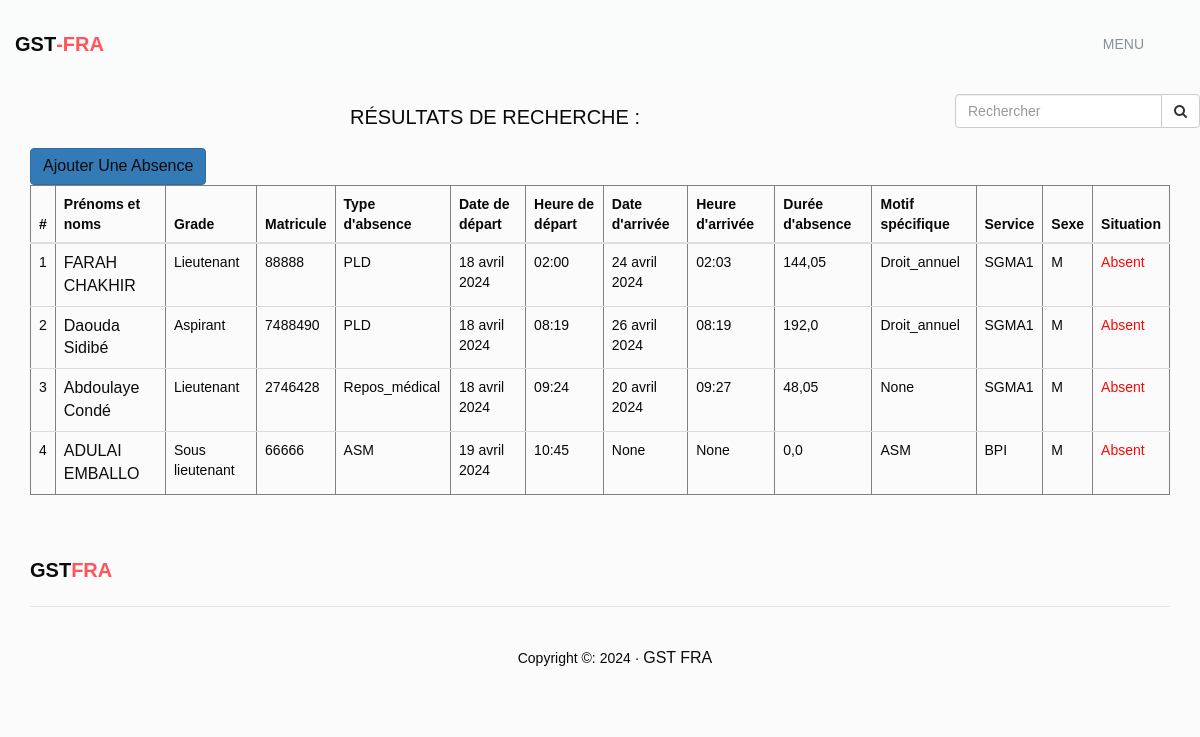
The page /rechercher_absence/ (signed in) on the database its author committed.
### interfaces/models.py (models this page shows, shortened)
class Absence(models.Model):
    TYPE_ABSENCE_CHOICES = (
        ('ASM', 'ASM'),
        ('PLD', 'PLD'),
        ('PCD', 'PCD'),
        ('Repos_médical', 'Repos médical'),
        ('Service_intérieur', 'Service intérieur'),
    )
    MOTIF_PCD_CHOICES = (
        ('Recuperation_de_travail', 'Récupération de travail'),
        ('Recuperation_de_garde', 'Récupération de garde'),
        ('Affaires_administratives', 'Affaires administratives'),
        ('Recuperation_apres_mission', 'Récupération après retour de mission'),
        ('Problemes_sociaux', 'Problèmes sociaux'),
        ('Recuperation_de_permanence', 'Récupération de permanence'),
        ('Preparation_a_la_garde', 'Préparation à la garde'),
    )
    MOTIF_PLD_CHOICES = (
        ('Droit_annuel', 'Droit annuel'),
    )
    MOTIF_SERVICE_INTERIEUR_CHOICES = (
        ('Garde', 'Garde'),
        ('Mission', 'Mission'),
        ('Detache', 'Détaché'),
        ('Cours', 'Cours')
    )
    MOTIF_REPOS_MEDICAL_CHOICES = (
        ('Repos_médical', 'Repos médical'),
        ('PTC','PTC'),
        ('Consultation_médicale', 'Consultation médicale'),
    )
    MOTIF_ASM_CHOICES = (
        ('ASM', 'ASM'),
        ('Retard','Retard')
    )
    STATUT_CHOICES=(
        ('Actuelle','Actuelle'),
        ('Passée','Passée')
    )
    personnel = models.ForeignKey('MembrePersonnel', on_delete=models.CASCADE)
    type_absence = models.CharField(max_length=250, choices=TYPE_ABSENCE_CHOICES, default='ASM')
    date_depart = models.DateField(null=True)
    heure_depart = models.TimeField(null=True)
    date_arrivee = models.DateField(blank=True, null=True)
    heure_arrivee = models.TimeField(blank=True, null=True)
    duree_absence = models.FloatField(default=0.0)
    motif_pcd = models.CharField(max_length=50, choices=MOTIF_PCD_CHOICES, null=True, blank=True)
    motif_pld = models.CharField(max_length=50, choices=MOTIF_PLD_CHOICES, null=True, blank=True)
    motif_asm = models.CharField(max_length=50, choices=MOTIF_ASM_CHOICES, null=True, blank=True)
    motif_repos_medical = models.CharField(max_length=50, choices=MOTIF_REPOS_MEDICAL_CHOICES, null=True, blank=True, default='Repos_médical')
    motif_service_interieur = models.CharField(max_length=50, choices=MOTIF_SERVICE_INTERIEUR_CHOICES, null=True, blank=True)
    statut=models.CharField(max_length=30, default='Passée', choices=STATUT_CHOICES, verbose_name="Statut")
    def get_motif_specific(self):
        if self.type_absence == 'PCD':
            return self.motif_pcd
        elif self.type_absence == 'PLD':
            return self.motif_pld
        elif self.type_absence == 'ASM':
            return self.motif_asm
        elif self.type_absence == 'Repos_médical':
            return self.motif_repos_medical
        elif self.type_absence == 'Service_intérieur':
            return self.motif_service_interieur
        return None  # Retourne None si aucun type d'absence ne correspond

### interfaces/autre_models.py (models this page shows, shortened)
class MembrePersonnel(models.Model):
    SEXE_CHOICES = (
        ('M', 'Masculin'),
        ('F', 'Féminin'),
    )
    GRADE_CHOICES = (
        ('Soldat deuxieme classe','Soldat deuxième classe'),
        ('Soldat première classe','Soldat prémière classe'),
        ('Caporal','Caporal'),
        ('Caporal chef','Caporal chef'),
        ('Sergent', 'Sergent'),
        ('Sergent chef','Sergent Chef'),
        ('Adjudant','Adjudant'),
        ('Adjudant chef','Adjudant chef'),
        ('Aspirant','Aspirant'),
        ('Sous lieutenant','Sous lieutenant'),
        ('Lieutenant','Lieutenant'),
        ('Capitaine','Capitaine'),
        ('Commandant','Commandant'),
        ('Lieutenant colonel','Lieutenant colonel'),
        ('Colonel','Colonel'),
        ('Colonel major','Colonel major'),
        ('Géneral de brigade aerienne','Géneral de brigade aerienne'),
        ('Géneral de division','Géneral de division'),
        ("Géneral de corps d'armée", "Géneral de corps d'armée"),
        ("Géneral d'armée","Géneral d'armée")
    )
    SERVICE_CHOICES = (
        ('SGMA1','SGMA1'),
        ('SGMA2','SGMA2'),
        ('SGMA3','SGMA3'),
        ('SGAS','SGAS'),
        ('SGMMR','SGMMR'),
        ('SGRT','SGRT'),
        ('BCT','BCT'),
        ('BST','BST'),
        ('BPI','BPI'),
        ('BTD','BTD'),
        ('Secretariat','Secretariat'),
        ('Comptabilité','Comptabilité'),
        ('Fourier','Fourier'),
    )
    STATUT_CHOICES=(
        ('Présent','Présent'),
        ('Absent','Absent')
    )
    nom = models.CharField(max_length=100, verbose_name="Nom")
    prenom = models.CharField(max_length=100, verbose_name="Prénom")
    naissance = models.DateField(verbose_name="Date de naissance")
    sexe = models.CharField(max_length=1, choices=SEXE_CHOICES, verbose_name="Sexe")
    matricule = models.CharField(primary_key=True, max_length=50, verbose_name="Matricule")
    grade = models.CharField(max_length=30, choices=GRADE_CHOICES, verbose_name="Grade")
    service = models.CharField(max_length=20, choices=SERVICE_CHOICES, verbose_name="Service")
    numero = models.IntegerField(verbose_name="Numéro de téléphone")
    email = models.EmailField(verbose_name="Email")
    photo = models.ImageField(upload_to='photos/', verbose_name="Photo")
    statut=models.CharField(max_length=30, default='Présent', choices=STATUT_CHOICES, verbose_name="Statut")

### interfaces/views.py (the view)
# urls.py: path('rechercher_absence/', views.rechercher_absence, name='rechercher_absence'),
@login_required
def rechercher_absence(request):
    search = request.GET.get('search', '').strip()
    absences_actuelles = Absence.objects.filter(statut='Actuelle')
    if search:
        les_absences = absences_actuelles.filter(
            Q(personnel__nom__icontains=search) |
            Q(personnel__prenom__icontains=search) |
            Q(personnel__grade__icontains=search) |
            Q(personnel__matricule__icontains=search) |
            Q(personnel__service__icontains=search) |
            Q(type_absence__icontains=search) |
            Q(motif_pcd__icontains=search) |
            Q(motif_pld__icontains=search) |
            Q(motif_asm__icontains=search) |
            Q(motif_service_interieur__icontains=search) |
            Q(motif_repos_medical__icontains=search)
        )
    else:
        les_absences = absences_actuelles
    context = {
        'les_absences': les_absences,
    }
    return render(request, 'pages/rechercher_absence.html', context)

### interfaces/templates/pages/rechercher_absence.html (shortened to what this page needs)
{% extends "bases/index.html" %}
{% block content %}
{% include "bases/rechercher_absence.html" %}
<div class="container">
    <h1>Résultats de recherche : </h1>
    <button type="button" class="btn btn-primary text-right">
        <a href="{% url 'interfaces:ajouter_absence' %}" class="text-white">Ajouter une absence</a>
    </button>
    <table class="table table-dark table-hover" border="1">
        <thead>
            <tr>
                <th scope="col">#</th>
                <th scope="col">Prénoms et noms</th>
                <th scope="col">Grade</th>
                <th scope="col">Matricule</th>
                <th scope="col">Type d'absence</th>
                <th scope="col">Date de départ</th>
                <th scope="col">Heure de départ</th>
                <th scope="col">Date d'arrivée</th>
                <th scope="col">Heure d'arrivée</th>
                <th scope="col">Durée d'absence</th>
                <th scope="col">Motif spécifique</th>
                <th scope="col">Service</th>
                <th scope="col">Sexe</th>
                <th scope="col">Situation</th>
            </tr>
        </thead>
        <tbody>
            {% for absence in les_absences %}
                <tr>
                    <td>{{ forloop.counter }}</td>
                    <td>
                        <a href="{% url 'interfaces:absences_personnel' absence.personnel.matricule %}" class="lien-membre_personnel" data-nom="{{ absence.personnel.nom }}" data-prenom="{{ absence.personnel.prenom }}" data-id="{{ absence.personnel.matricule }}">
                            {{ absence.personnel.prenom }} {{ absence.personnel.nom }}
                        </a>
                    </td>
                    <td>{{ absence.personnel.grade }}</td>
                    <td>{{ absence.personnel.matricule }}</td>
                    <td>{{ absence.type_absence }}</td>
                    <td>{{ absence.date_depart }}</td>
                    <td>{{ absence.heure_depart }}</td>
                    <td>{{ absence.date_arrivee }}</td>
                    <td>{{ absence.heure_arrivee }}</td>
                    <td>{{ absence.duree_absence }}</td>
                    <td>{{ absence.get_motif_specific }}</td>
                    <td>{{ absence.personnel.service }}</td>
                    <td>{{ absence.personnel.sexe }}</td>
                    <td class="{% if absence.personnel.statut == 'Absent' %}text-danger{% else %}text-black{% endif %}">
                        {{ absence.personnel.statut }}
                    </td>
                </tr>
            {% endfor %}
        </tbody>
    </table>
</div>
{% endblock content %}

### templates/bases/index.html (shortened to what this page needs)
<!doctype html>
<html class="no-js" lang="en">
	{% load static %}
    <head>
    </head>
	<body>
		{% block header %}
			{% include "bases/header.html" %}
		{% endblock header %}
		{% block content %}
		{% endblock content %}
		{% block footer %}
			{% include "bases/footer.html" %}
		{% endblock footer %}
		{% block stylesheet %}
			<link rel="stylesheet" href="{% static 'assets/css/font-awesome.min.css'%}">
			<link rel="stylesheet" href="{% static 'assets/css/linearicons.css'%}">
			<link rel="stylesheet" href="{% static 'assets/css/animate.css'%}">
			<link rel="stylesheet" href="{% static 'assets/css/flaticon.css'%}">
			<link rel="stylesheet" href="{% static 'assets/css/slick.css'%}">
			<link rel="stylesheet" href="{% static 'assets/css/slick-theme.css'%}">
			<link rel="stylesheet" href="{% static 'assets/css/bootstrap.min.css'%}">
			<link rel="stylesheet" href="{% static 'assets/css/bootsnav.css'%}">
			<link rel="stylesheet" href="{% static 'assets/css/style.css'%}">
			<link rel="stylesheet" href="{% static 'assets/css/responsive.css' %}">
		{% endblock stylesheet %}
    </body>
</html>

### templates/bases/header.html (shortened to what this page needs)
<section class="top-area">
    <div class="header-area">
        <nav class="navbar navbar-default bootsnav navbar-sticky navbar-scrollspy" data-minus-value-desktop="70" data-minus-value-mobile="55" data-speed="1000">
            <div class="container">
                <div class="navbar-header">
                    <a class="navbar-brand" href="{% url 'interfaces:accueil' %}">GST<span>-FRA</span></a>
                </div>
                {% if request.user.is_authenticated %}
                    <div class="collapse navbar-collapse menu-ui-design" id="navbar-menu">
                        <ul class="nav navbar-nav navbar-right" data-in="fadeInDown" data-out="fadeOutUp">
                            <li class="nav-item dropdown">
                                <a class="nav-link dropdown-toggle" href="#" id="navbarDropdownMenuLink" role="button" data-bs-toggle="dropdown" aria-expanded="false">
                                    Menu
                                </a>
                            </li>
                        </ul>
                    </div>
                {% endif %}
            </div>
        </nav>
    </div>
</section>

### templates/bases/rechercher_absence.html
<form   action='{% url "interfaces:rechercher_absence" %}' class="navbar-form navbar-right d-flex" role="search">
    <div class="input-group">
        <input type="search" class="form-control" placeholder="Rechercher" name="search">
        <span class="input-group-btn">
            <button class="btn btn-default" type="submit"><i class="fa fa-search"></i></button>
        </span>
    </div>
</form>

### templates/bases/footer.html (shortened to what this page needs)
<footer id="footer"  class="footer">
    <div class="container">
        <div class="footer-menu">
               <div class="row">
                   <div class="col-sm-3">
                        <div class="navbar-header">
                        <a class="navbar-brand" href="{% url 'interfaces:accueil'%}">GST<span>FRA</span></a>
                    </div>
                </div>
           </div>
        </div>
        <div class="hm-footer-copyright">
            <div class="row">
                <div class="col-sm-5">
                    <p>
                        <div class='container text-center'>
                            Copyright &copy: {% now "Y" %} &middot <a href="{% url 'interfaces:accueil' %}">GST FRA</a>
                        </div>
                    </p>
                </div>
            </div>
        </div>
    </div>
</footer>

### static/assets/css/bootsnav.css (style rules this page uses)
nav.bootsnav .container { position: relative; }
nav.navbar.bootsnav { margin-bottom: 0; -moz-border-radius: 0px; -webkit-border-radius: 0px; -o-border-radius: 0px; border-radius: 0px; background-color: #fff; border: none; border-bottom: solid 1px #e0e0e0; z-index: 9; }
nav.navbar.bootsnav ul.nav > li > a { color: #6f6f6f; background-color: transparent; outline: none; margin-bottom: -2px; }
body { -webkit-transition: all 0.3s ease-in-out; -moz-transition: all 0.3s ease-in-out; -o-transition: all 0.3s ease-in-out; -ms-transition: all 0.3s ease-in-out; transition: all 0.3s ease-in-out; }
.wrap-sticky nav.navbar.bootsnav { position: absolute; width: 100%; left: 0; top: 0; }
@media (min-width: 1024px) { nav.navbar.bootsnav ul.nav > li > a { padding: 30px 15px; font-weight: 600; } }
@media (min-width: 1024px) { nav.navbar.bootsnav ul.nav > li.dropdown > a.dropdown-toggle:after { font-family: 'FontAwesome'; content: "\f0d7"; margin-left: 5px; margin-top: 2px; } }

### static/assets/css/style.css (style rules this page uses)
* { padding: 0; margin: 0; }
* { -webkit-box-sizing:border-box; -moz-box-sizing:border-box; -o-box-sizing:border-box; -ms-box-sizing:border-box; box-sizing:border-box; }
body { font-family: sans-serif; font-size:14px; color:#070707; text-transform:initial; max-width:1920px; margin:0 auto; overflow-x:hidden; background-color: #fbfbfb; }
a,a:hover,a:active,a:focus { display:inline-block; text-decoration:none; color: #0c0c0c; font-size:16px; padding:0; font-weight: 500; text-transform: capitalize; }
h1,h2,h3,h4,h5,h6 { margin: 0; color:#080909; font-size: 20px; font-weight: 500; text-transform: uppercase; text-align: center; margin: 20px; }
p { margin: 0; color:#09090a; font: size 50px; line-height: 1.8; text-transform: initial; }
ul { padding: 0; margin: 0 auto; list-style: none; }
ul li { list-style: none; }
select,input,textarea,button { box-shadow:none;outline:0!important; }
button { background: transparent;border: 0;font-size: 12px; }
html,body { height: 100%; }
nav.navbar.bootsnav { background-color:#fafcfc; border-bottom: transparent; }
.navbar-header a.navbar-brand,.navbar-header a.navbar-brand:hover,.navbar-header a.navbar-brand:focus { display: inline-block; color: #0a0a0a; font-size: 20px; font-weight: 700; padding: 34px 0px; text-transform:capitalize; }
.navbar-header a.navbar-brand span { display: inline-block;color:#ff545a;text-transform:capitalize; }
nav.navbar.bootsnav ul.nav > li > a { color: #859098; font-size: 14px; font-weight: 500; text-transform:uppercase; -webkit-transition: 0.3s linear; -moz-transition: 0.3s linear; -ms-transition: 0.3s linear; -o-transition: 0.3s linear; transition: 0.3s linear; }
nav.navbar.bootsnav ul.nav > li > a { padding:34px 21px; }
nav.navbar.bootsnav ul.nav > li.dropdown > a.dropdown-toggle:after { content: ""; }
.menu-ui-design { overflow-y:scroll;height: 350px; }
.footer-menu { padding: 45px 0; }
.footer-menu .navbar-header { padding:0; }
.footer-menu .navbar-header a.navbar-brand,.footer-menu.footer-menu .navbar-header a.navbar-brand:hover,.footer-menu .navbar-header a.navbar-brand:focus { padding:0; height: 0; }
.hm-footer-copyright { padding: 40px 0; border-top: 1px solid #e1e5eb; }
.hm-footer-copyright p,.hm-footer-copyright p a { color: #a5adb3; font-size: 14px; font-weight: 400; text-transform: capitalize; }

### rows shown on the page
Absence: personnel.prenom "FARAH", personnel.nom "CHAKHIR", personnel.grade "Lieutenant", personnel.matricule "88888", type_absence "PLD", date_depart "18 avril 2024", heure_depart "02:00", date_arrivee "24 avril 2024", heure_arrivee "02:03", duree_absence "144,05", get_motif_specific "Droit_annuel", personnel.service "SGMA1", personnel.sexe "M", personnel.statut "Absent"
Absence: personnel.prenom "Daouda", personnel.nom "Sidibé", personnel.grade "Aspirant", personnel.matricule "7488490", type_absence "PLD", date_depart "18 avril 2024", heure_depart "08:19", date_arrivee "26 avril 2024", heure_arrivee "08:19", duree_absence "192,0", get_motif_specific "Droit_annuel", personnel.service "SGMA1", personnel.sexe "M", personnel.statut "Absent"
Absence: personnel.prenom "Abdoulaye", personnel.nom "Condé", personnel.grade "Lieutenant", personnel.matricule "2746428", type_absence "Repos_médical", date_depart "18 avril 2024", heure_depart "09:24", date_arrivee "20 avril 2024", heure_arrivee "09:27", duree_absence "48,05", get_motif_specific "None", personnel.service "SGMA1", personnel.sexe "M", personnel.statut "Absent"
Absence: personnel.prenom "ADULAI", personnel.nom "EMBALLO", personnel.grade "Sous lieutenant", personnel.matricule "66666", type_absence "ASM", date_depart "19 avril 2024", heure_depart "10:45", date_arrivee "None", heure_arrivee "None", duree_absence "0,0", get_motif_specific "ASM", personnel.service "BPI", personnel.sexe "M", personnel.statut "Absent"
